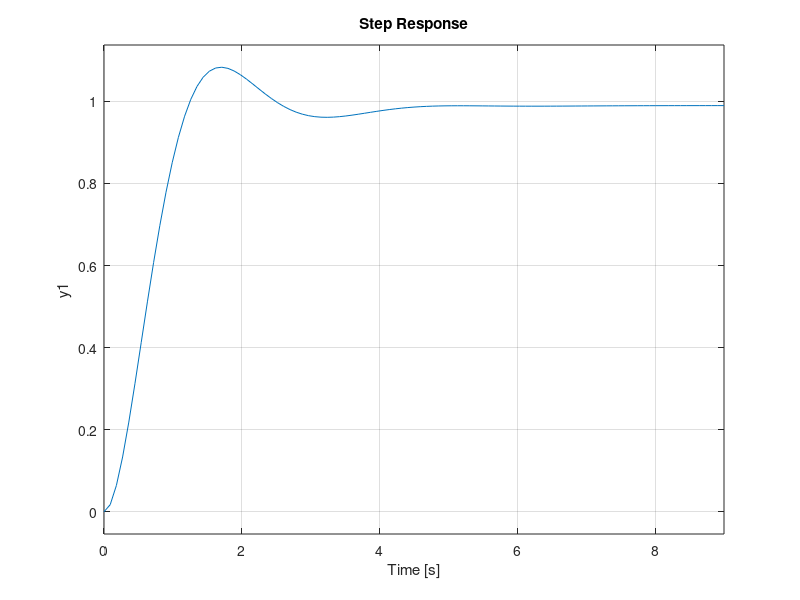

MATLAB code for this plot:
clear all,
clc,
clf

% Q4

s = tf('s');

J = 0.099;
b = 0.1;
K = 0.01;
R = 1;
L = 0.49;

G_OL = K/((R+s*L)*(J*s+b));
% 
% figure(1)
% sisotool(G_OL)
% 
% figure(2)
% rlocus(G_OL)

k_G=990;
k_c=0.0225;
c=(s+0.76)/(s+0.76*0.0225);

figure(3)
step(feedback(c*G_OL*k_c*k_G,1))